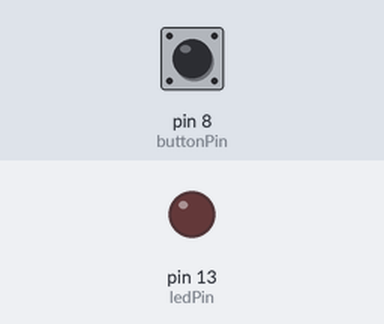
Simulated run of this sketch. Board: Arduino Uno, built with avr-gcc and run on an emulated ATmega328P. On the bench: output pins drawn as LEDs (lit = HIGH). The test bench sets the inputs (shaded band); at power-on: pin 8 (buttonPin) HIGH.

Above: at 1.2 s.
1.3 s: pin 8 (buttonPin) pulled LOW for 0.15 s
At 1.37 s:
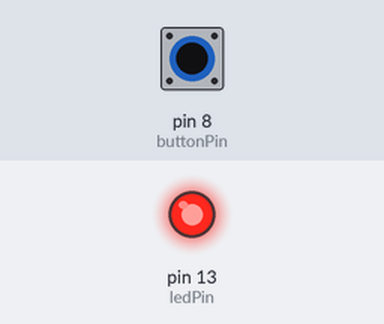
2.9 s: pin 8 (buttonPin) pulled LOW for 3.2 s
At 6.5 s:
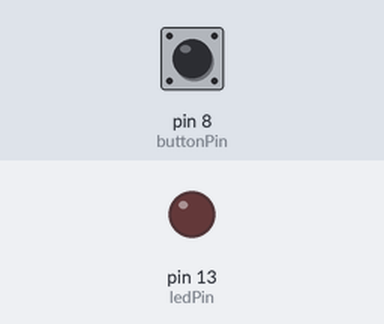
Timing chart, 0 to 8.0 s (numbered marks = the images above; inputs shaded):
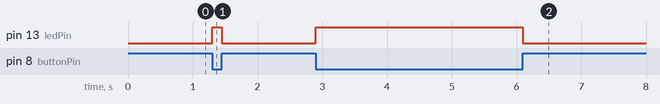

The sketch:

sketch.ino
```cpp
const int buttonPin = 8;
const int ledPin = 13;
int buttonState=HIGH;

void setup() {

  pinMode(ledPin, OUTPUT);
  pinMode(buttonPin, INPUT);
}

void loop() {
  buttonState = digitalRead(buttonPin);
  if (buttonState == LOW) {

    digitalWrite(ledPin, HIGH);
  } else {

   digitalWrite(ledPin,LOW); }
}
```

Measured:
- after the input at 1.3 s, pin 13 (ledPin): LOW → HIGH at once, → LOW 0.15 s later
- after the input at 2.9 s, pin 13 (ledPin): LOW → HIGH at once, → LOW 3.2 s later
